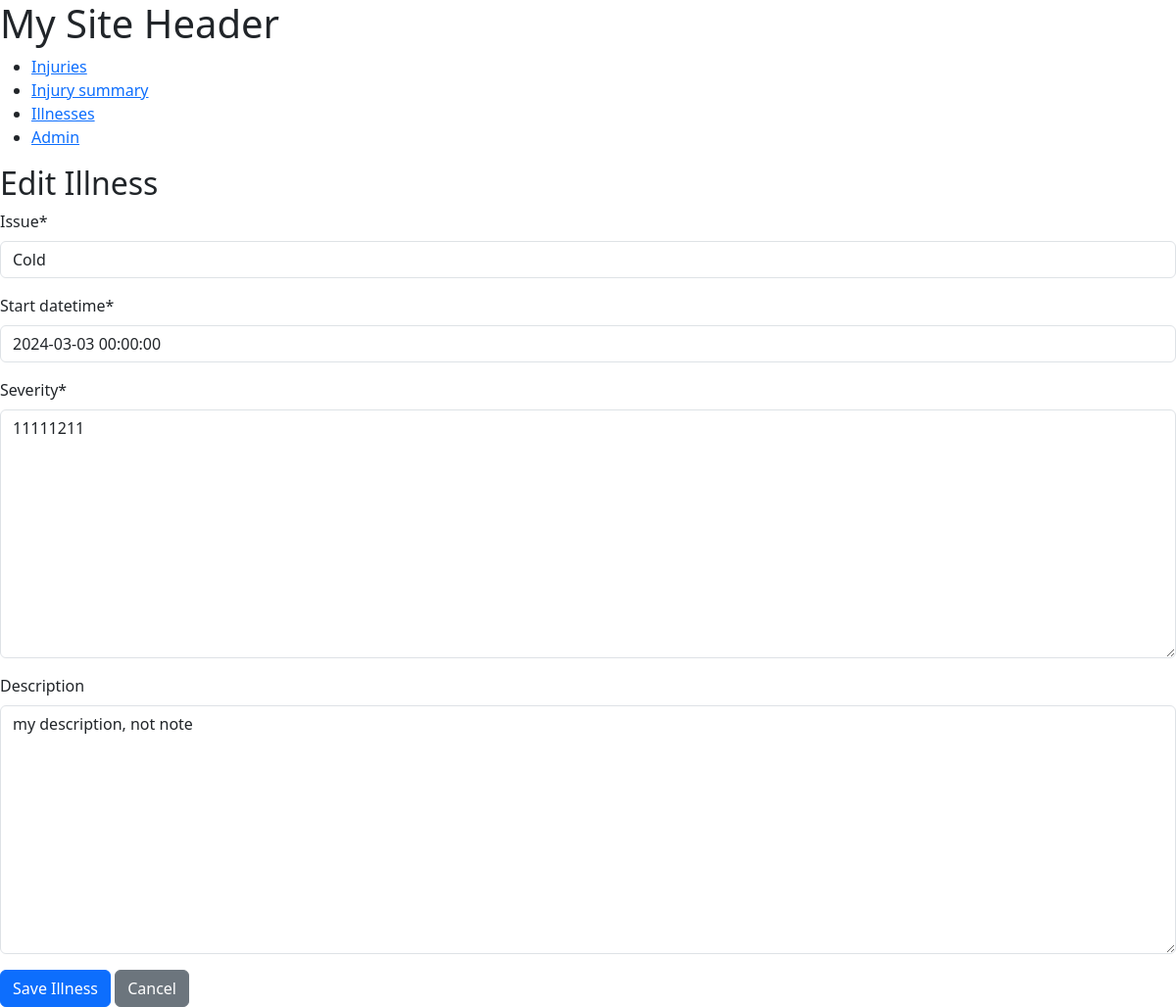
Page /health/illness/1/edit/ on the committed database.
### health/models.py (models this page shows, shortened)
class Illness(models.Model):
    id = models.AutoField(primary_key=True)
    issue = models.CharField(max_length=50)
    start_datetime = models.DateTimeField()
    severity = models.TextField(validators=[validate_digits_1_to_9])
    description = models.TextField(blank=True, default='')

### health/views.py (the view)
# urls.py: path('illness/<int:pk>/edit/', IllnessUpdateView.as_view(), name='illness-update'),
class IllnessUpdateView(UpdateView):
    model = Illness
    fields = ['issue', 'start_datetime', 'severity', 'description']
    template_name = 'health/illness_form.html'
    success_url = reverse_lazy('illness-list')
    def get_context_data(self, **kwargs):
        context = super().get_context_data(**kwargs)
        context['delete_url'] = reverse_lazy('illness-delete', kwargs={'pk': self.object.pk})
        return context

### health/templates/health/illness_form.html (shortened to what this page needs)
{% extends 'shell.html' %}
{% load crispy_forms_tags %}
{% block content %}
<h2>{% if object %}Edit{% else %}Create{% endif %} Illness</h2>
<form method="post">
    {{ form|crispy }}
    <button type="submit" class="btn btn-primary">Save Illness</button>
    <a class="btn btn-secondary" href="{% url 'illness-list' %}">Cancel</a>
</form>
{% endblock %}

### rows in the picture
Illness: issue "Cold", start_datetime "2024-03-03 00:00:00", severity "11111211", description "my description, not note"
